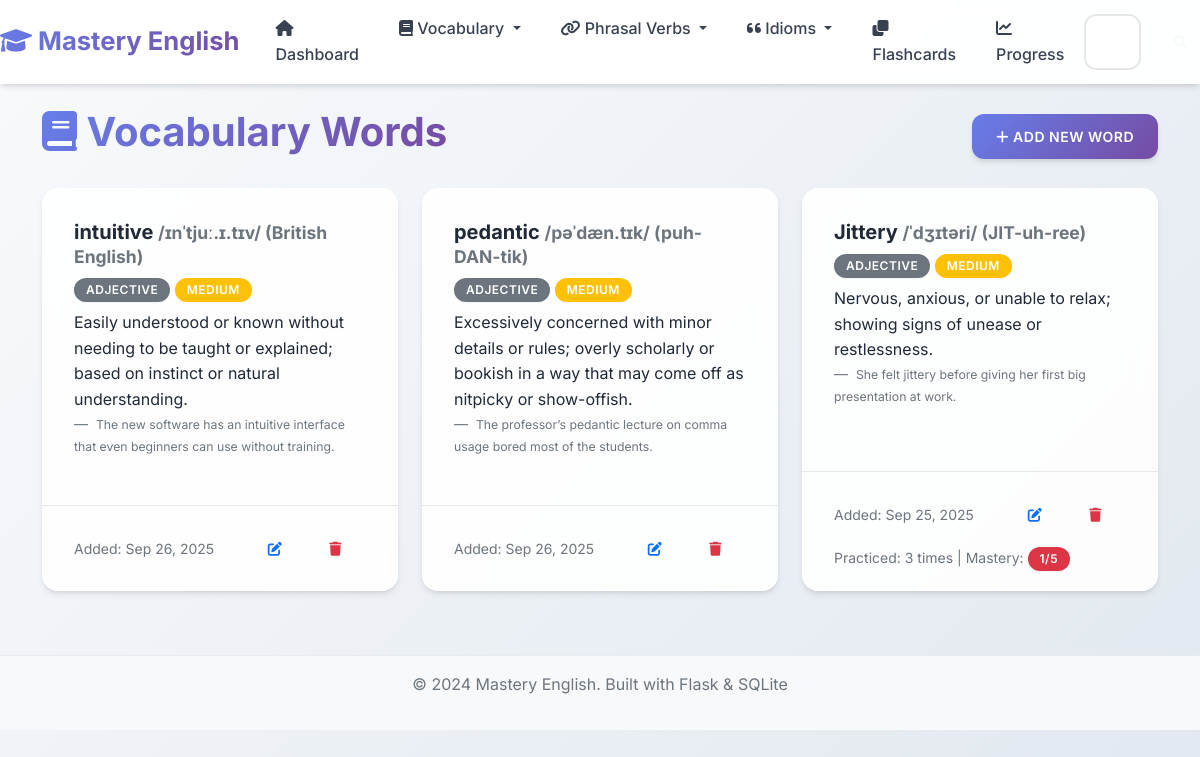
Page /vocabulary on the earlier database version.
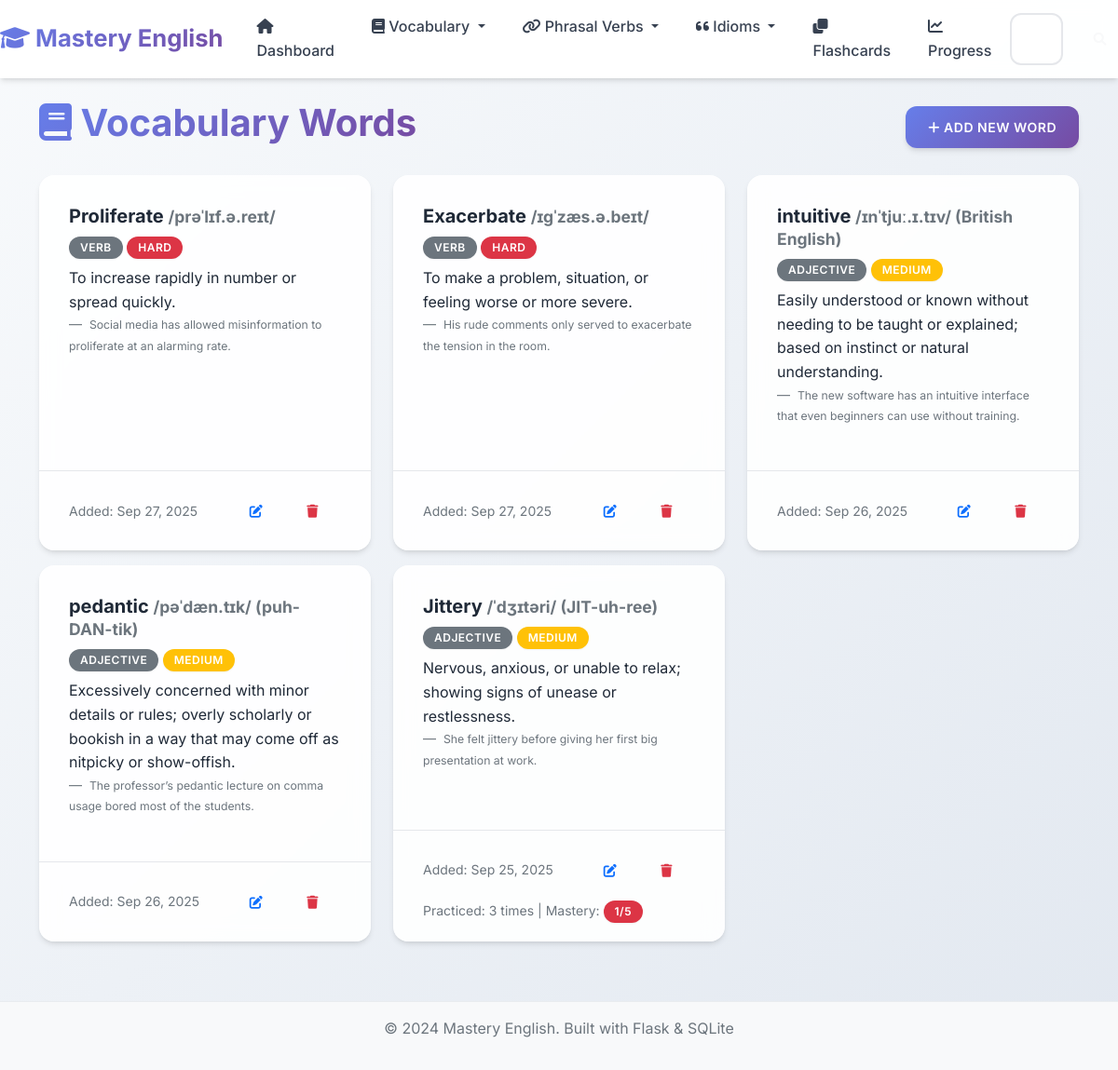
Same page on the later database version.
### app.py (models this page shows, shortened)
class VocabularyWord(db.Model):
    __tablename__ = 'vocabulary_words'
    id = db.Column(db.Integer, primary_key=True)
    word = db.Column(db.String(100), nullable=False)
    definition = db.Column(db.Text, nullable=False)
    example_sentence = db.Column(db.Text)
    pronunciation = db.Column(db.String(100))
    part_of_speech = db.Column(db.String(50))
    difficulty_level = db.Column(db.String(20), default='medium')
    date_added = db.Column(db.DateTime, default=datetime.utcnow)
    times_practiced = db.Column(db.Integer, default=0)
    last_practiced = db.Column(db.DateTime)
    mastery_level = db.Column(db.Integer, default=0)

### app.py (the view)
@app.route('/vocabulary')
def vocabulary_list():
    page = request.args.get('page', 1, type=int)
    words = VocabularyWord.query.order_by(VocabularyWord.date_added.desc()).paginate(
        page=page, per_page=10, error_out=False)
    return render_template('vocabulary_list.html', words=words)

### templates/vocabulary_list.html (shortened to what this page needs)
{% extends "base.html" %}
{% block content %}
<div class="row">
    <div class="col-12">
        <div class="d-flex justify-content-between align-items-center mb-4">
            <h1>
                <i class="fas fa-book"></i> Vocabulary Words
            </h1>
            <a href="{{ url_for('add_vocabulary') }}" class="btn btn-primary">
                <i class="fas fa-plus"></i> Add New Word
            </a>
        </div>
    </div>
</div>
{% if words.items %}
    <div class="row">
        {% for word in words.items %}
            <div class="col-md-6 col-lg-4 mb-3">
                <div class="card h-100">
                    <div class="card-body">
                        <h5 class="card-title">
                            {{ word.word }}
                            {% if word.pronunciation %}
                                <small class="text-muted">{{ word.pronunciation }}</small>
                            {% endif %}
                        </h5>
                        {% if word.part_of_speech %}
                            <span class="badge bg-secondary mb-2">{{ word.part_of_speech }}</span>
                        {% endif %}
                        <span class="badge bg-{% if word.difficulty_level == 'easy' %}success{% elif word.difficulty_level == 'hard' %}danger{% else %}warning{% endif %} mb-2">
                            {{ word.difficulty_level.title() }}
                        </span>
                        <p class="card-text">{{ word.definition }}</p>
                        {% if word.example_sentence %}
                            <blockquote class="blockquote-footer">
                                <small>{{ word.example_sentence }}</small>
                            </blockquote>
                        {% endif %}
                    </div>
                    <div class="card-footer bg-transparent">
                        <div class="d-flex justify-content-between align-items-center">
                            <small class="text-muted">
                                Added: {{ word.date_added.strftime('%b %d, %Y') }}
                            </small>
                            <div class="btn-group" role="group">
                                <a href="{{ url_for('edit_vocabulary', id=word.id) }}" class="btn btn-sm btn-outline-primary">
                                    <i class="fas fa-edit"></i>
                                </a>
                                <button type="button" class="btn btn-sm btn-outline-danger" onclick="confirmDelete('{{ word.word }}', '{{ url_for('delete_vocabulary', id=word.id) }}')">
                                    <i class="fas fa-trash"></i>
                                </button>
                            </div>
                        </div>
                        {% if word.times_practiced > 0 %}
                            <div class="mt-2">
                                <small class="text-muted">
                                    Practiced: {{ word.times_practiced }} times
                                    | Mastery:
                                    <span class="badge bg-{% if word.mastery_level >= 4 %}success{% elif word.mastery_level >= 2 %}warning{% else %}danger{% endif %}">
                                        {{ word.mastery_level }}/5
                                    </span>
                                </small>
                            </div>
                        {% endif %}
                    </div>
                </div>
            </div>
        {% endfor %}
    </div>
{% endif %}
{% endblock %}

Differences in the rows shown:
added VocabularyWord: word "Proliferate", pronunciation "/prəˈlɪf.ə.reɪt/", part_of_speech "VERB", difficulty_level "HARD", definition "To increase rapidly in number or spread quickly.", example_sentence "Social media has allowed misinformation to proliferate at an alarming rate.", date_added "Sep 27, 2025"
added VocabularyWord: word "Exacerbate", pronunciation "/ɪɡˈzæs.ə.beɪt/", part_of_speech "VERB", difficulty_level "HARD", definition "To make a problem, situation, or feeling worse or more severe.", example_sentence "His rude comments only served to exacerbate the tension in the room.", date_added "Sep 27, 2025"
